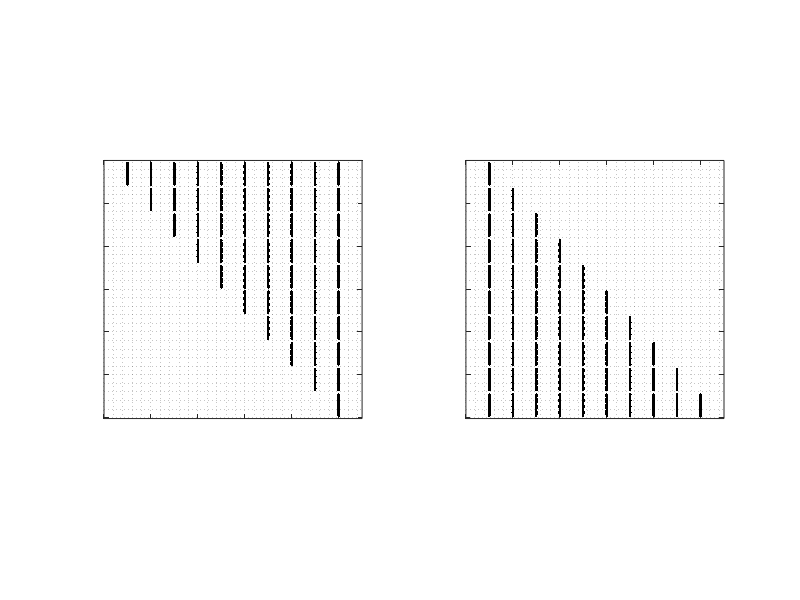

MATLAB code to generate this figure:
clear; clc; clf;
% this script plot the shift of displacements.

nd = 30;
nt = 10;

% plot the matrix case.
dismtx = rand(nd, nt);
dismtx(1:2, :) = 0;
dismtx(end - 1:end, :) = 0;
disMtxStore = cell(nt, 1);

for i = 1:nt
    
    disz = zeros(nd, i - 1);
    disnz = dismtx(:, 1:(nt - i + 1));
    dismtxshift = [disz disnz];
    disMtxStore{i} = dismtxshift;
    
end
disMtxStore = cell2mat(disMtxStore);
subplot(1, 2, 1)
spy(disMtxStore, 'k')
axis square
grid minor

set(gca,'xticklabel',[]) 
set(gca,'yticklabel',[]) 
xlabel('')

% plot the vector case
disvec = dismtx(:);
disVecStore = zeros(nd * nt, nt);

for i = 1:nt
    
    disz = zeros((i - 1) * nd, 1);
    disnz = disvec(1:nd * (nt - i + 1));
    disvecshift = [disz; disnz];
    disVecStore(:, i) = disVecStore(:, i) + disvecshift;
    
end
subplot(1, 2, 2)
spy(disVecStore, 'k')
axis square
grid minor

set(gca,'xticklabel',[]) 
set(gca,'yticklabel',[]) 
xlabel('')

